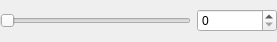
<?xml version="1.0" encoding="UTF-8"?>
<ui version="4.0">
 <class>MySliderClass</class>
 <widget class="QWidget" name="MySliderClass">
  <property name="geometry">
   <rect>
    <x>0</x>
    <y>0</y>
    <width>277</width>
    <height>42</height>
   </rect>
  </property>
  <property name="windowTitle">
   <string>MySlider</string>
  </property>
  <layout class="QHBoxLayout" name="horizontalLayout">
   <property name="margin">
    <number>0</number>
   </property>
   <item>
    <widget class="QSlider" name="slider">
     <property name="orientation">
      <enum>Qt::Horizontal</enum>
     </property>
    </widget>
   </item>
   <item>
    <widget class="QSpinBox" name="spinBox">
     <property name="minimumSize">
      <size>
       <width>80</width>
       <height>0</height>
      </size>
     </property>
    </widget>
   </item>
  </layout>
 </widget>
 <layoutdefault spacing="6" margin="11"/>
 <resources/>
 <connections/>
</ui>
